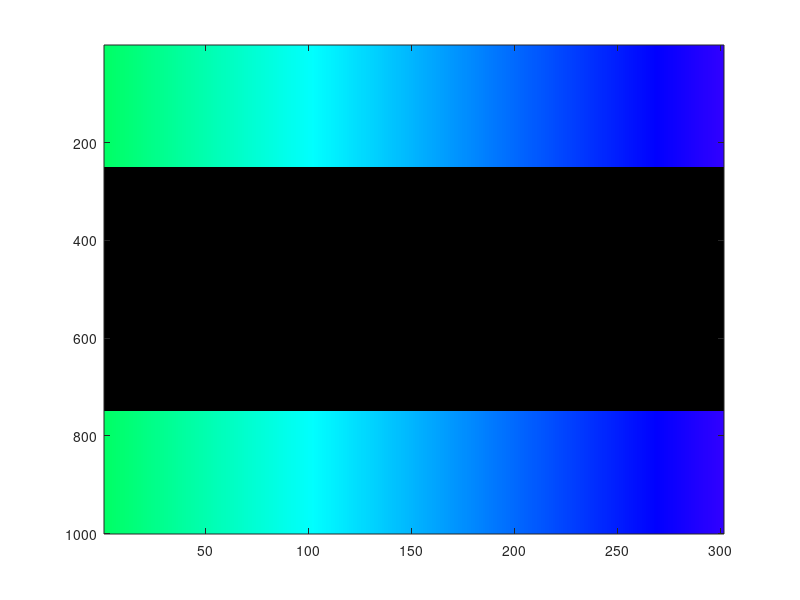
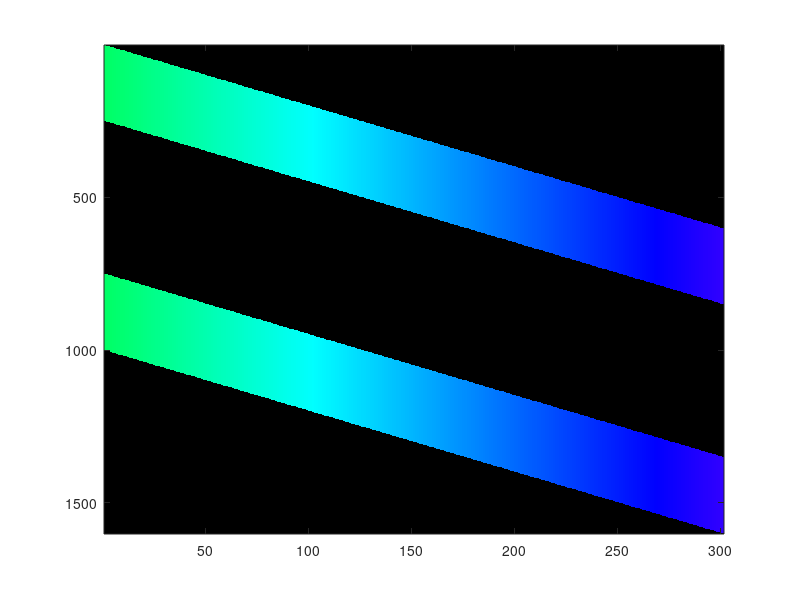
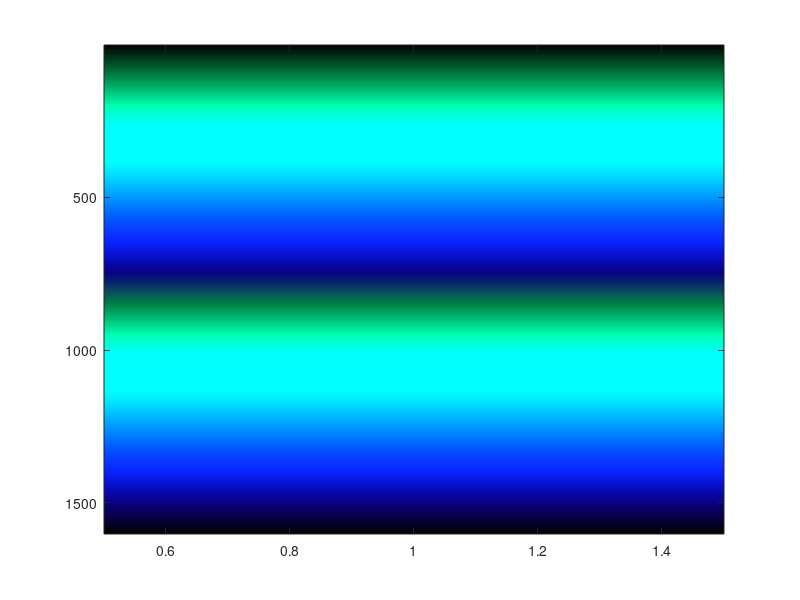

These figures' MATLAB source, in order:
% This script tests the idea of convoluting a 1D shape into 1 line
clear; close all; clc;
%% Start program (input)
% Amount of colors (amount of columns) [50]
amountOfColors = 1000;

% Amount of elements in the height direction (Amount of row entries) [100]
amountOfElementsInHeight = amountOfColors;

% Dictates the percentage of the center part blocked by the filter [50]
percentageBlocked = 50; 

% Specify the portion you select from the generated spectrum (in
% percentage) [45,70]
beginSpectrum = 40;
endSpectrum = 70;

% Specify the speed of the diffraction grating (not in real /mm but just a
% number) [3]
speedGrating = 2;

% Magnifying factor to put more brightness in the image; [2]
brightnessFactor = 1;

%% Initialisation
% Get colors
colors = hsv(amountOfColors)';

% Initialise image (white)
base = ones(amountOfElementsInHeight,amountOfColors,3);

% Assign colors to image
base(:,:,1) = repmat(colors(1,:),amountOfElementsInHeight,1);
base(:,:,2) = repmat(colors(2,:),amountOfElementsInHeight,1);
base(:,:,3) = repmat(colors(3,:),amountOfElementsInHeight,1);

% Put colors through slit to gather desired colors
truncatedColors = base(:,floor(beginSpectrum/100*amountOfColors):floor(endSpectrum*amountOfColors/100),:);

%Show image
image(truncatedColors)

% Block part of the spectrum
blockedElements = floor(size(truncatedColors,1)*percentageBlocked/100);
% Create blocking filter
blockingFilter = zeros(blockedElements,size(truncatedColors,2),3);

% Calculate index start
indexStart = floor((size(truncatedColors,1) - blockedElements)/2);
% Apply filter
truncatedColors(indexStart:indexStart+blockedElements-1,:,:) = blockingFilter;

image(truncatedColors);

newAmtColors = size(truncatedColors,2);
% Create bigger zero matrix to be used for shifting the colors
bigMatrix = zeros(speedGrating*newAmtColors+amountOfElementsInHeight,newAmtColors,3);

% Now for each column in the truncated Colors put them in the corresponding
% row in the bigMatrix but shift every column 2 down with respect to the
% previous column

for i=0:size(truncatedColors, 2)-1
    firstIndex = i*speedGrating+1;
    lastIndex = firstIndex + size(truncatedColors, 1)-1;
    bigMatrix(firstIndex:lastIndex,i+1,:) = truncatedColors(:,i+1,:);
end

figure()
image(bigMatrix)

minimumBrightness = min(min(min(bigMatrix)));
maximumBrightness = max(max(max(bigMatrix)));
factor = 1/(maximumBrightness-minimumBrightness)*3;

% squeeze them to one color
squeezed = brightnessFactor*factor*sum(bigMatrix,2)/size(bigMatrix,2);
figure();
image(squeezed);
